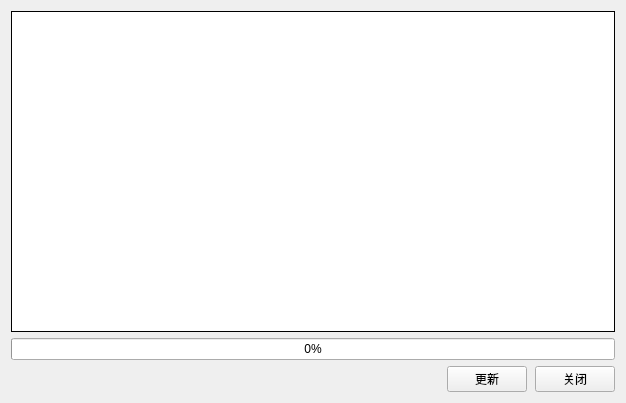
<?xml version="1.0" encoding="UTF-8"?>
<ui version="4.0">
 <class>Updater</class>
 <widget class="QDialog" name="Updater">
  <property name="geometry">
   <rect>
    <x>0</x>
    <y>0</y>
    <width>626</width>
    <height>403</height>
   </rect>
  </property>
  <property name="windowTitle">
   <string>检查更新</string>
  </property>
  <layout class="QGridLayout" name="gridLayout">
   <item row="2" column="5" alignment="Qt::AlignmentFlag::AlignRight">
    <widget class="QPushButton" name="updatebtn">
     <property name="text">
      <string>更新</string>
     </property>
     <property name="autoDefault">
      <bool>false</bool>
     </property>
    </widget>
   </item>
   <item row="0" column="0" colspan="7">
    <widget class="QTextBrowser" name="updatelbl">
     <property name="font">
      <font>
       <pointsize>12</pointsize>
      </font>
     </property>
     <property name="frameShape">
      <enum>QFrame::Shape::Box</enum>
     </property>
     <property name="frameShadow">
      <enum>QFrame::Shadow::Plain</enum>
     </property>
     <property name="overwriteMode">
      <bool>true</bool>
     </property>
     <property name="openLinks">
      <bool>true</bool>
     </property>
    </widget>
   </item>
   <item row="2" column="6" alignment="Qt::AlignmentFlag::AlignRight">
    <widget class="QPushButton" name="pushButton">
     <property name="text">
      <string>关闭</string>
     </property>
     <property name="autoDefault">
      <bool>false</bool>
     </property>
    </widget>
   </item>
   <item row="1" column="0" colspan="7">
    <widget class="QProgressBar" name="bar">
     <property name="value">
      <number>0</number>
     </property>
     <property name="textVisible">
      <bool>true</bool>
     </property>
    </widget>
   </item>
   <item row="2" column="0" colspan="2">
    <widget class="QLabel" name="dldlbl">
     <property name="sizePolicy">
      <sizepolicy hsizetype="Preferred" vsizetype="Preferred">
       <horstretch>0</horstretch>
       <verstretch>0</verstretch>
      </sizepolicy>
     </property>
     <property name="font">
      <font>
       <family>Microsoft YaHei</family>
       <pointsize>9</pointsize>
      </font>
     </property>
     <property name="text">
      <string/>
     </property>
    </widget>
   </item>
  </layout>
 </widget>
 <resources/>
 <connections>
  <connection>
   <sender>pushButton</sender>
   <signal>clicked()</signal>
   <receiver>Updater</receiver>
   <slot>close()</slot>
   <hints>
    <hint type="sourcelabel">
     <x>541</x>
     <y>370</y>
    </hint>
    <hint type="destinationlabel">
     <x>312</x>
     <y>201</y>
    </hint>
   </hints>
  </connection>
 </connections>
</ui>
